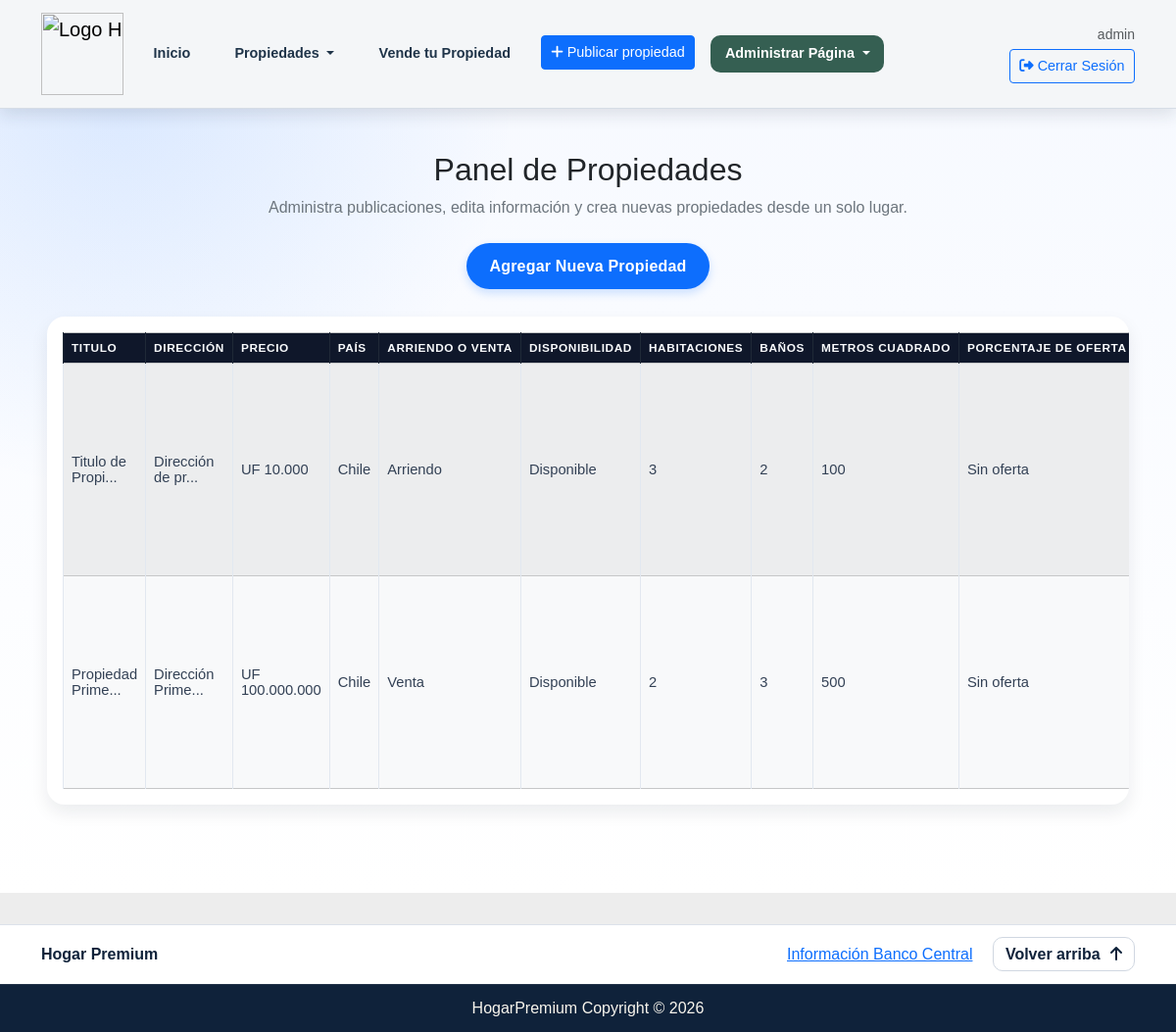
Page /propiedades/crear/0 (signed in) on the earlier database version.
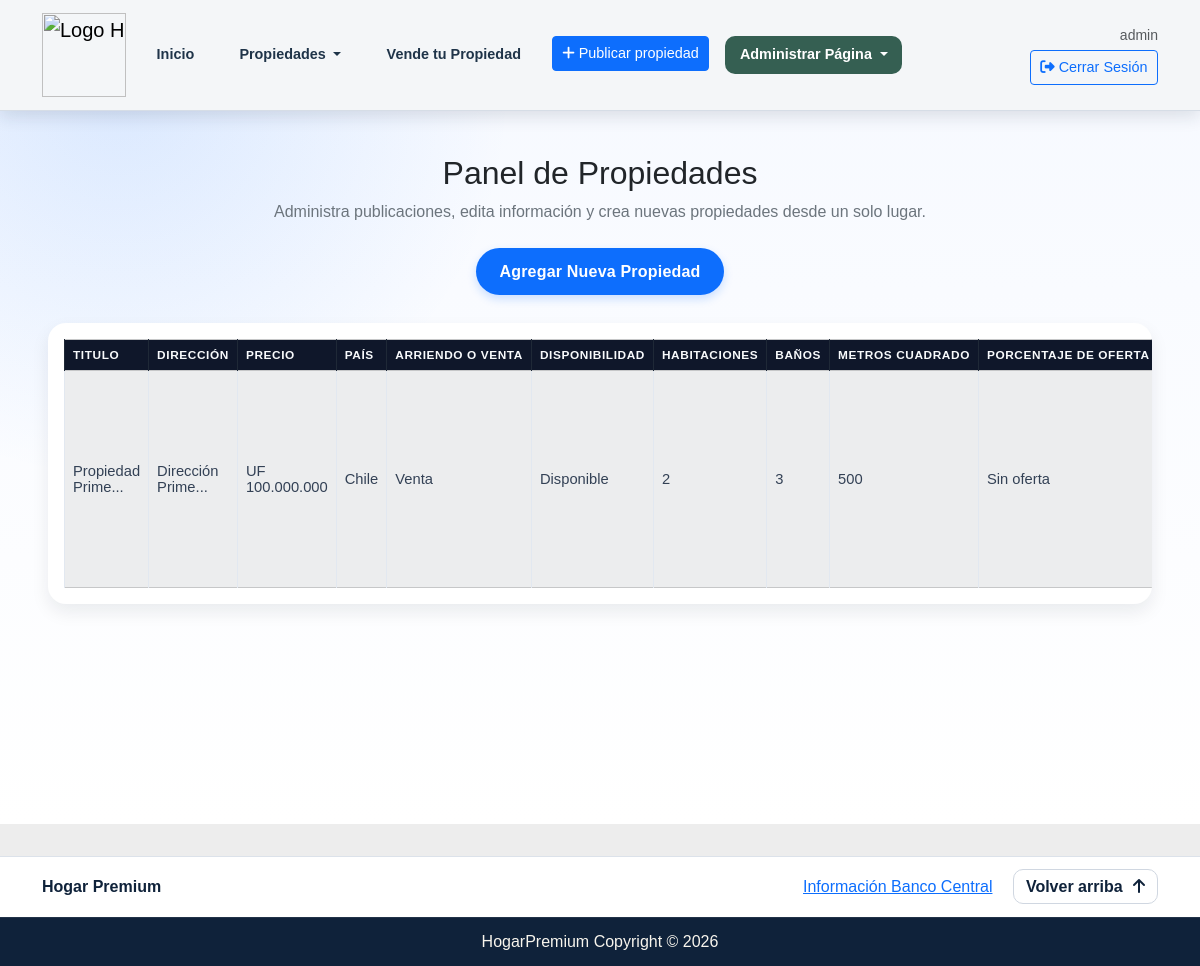
Same page on the later database version.
### inmobiliaria_app/models.py (models this page shows, shortened)
class Propiedad(models.Model):
    TIPO_PROPIEDAD_OPCIONES = [
        ('ar', 'Arriendo'),
        ('ve', 'Venta'),
    ]
    DISPONIBLE_OPCIONES = [
        ('si', 'Disponible'),
        ('no', 'No Disponible'),
    ]
    JARDIN_OPCIONES = [
        ('si', 'Si tiene Jardín'),
        ('no', 'No tiene Jardín'),
    ]
    PATIO_OPCIONES = [
        ('si', 'Si tiene Patio'),
        ('no', 'No tiene Patio'),
    ]
    GARAGE_OPCIONES = [
        ('si', 'Si tiene Garage'),
        ('no', 'No tiene Garage'),
    ]
    SOTANO_OPCIONES = [
        ('si', 'Si tiene Sótano'),
        ('no', 'No tiene Sótano'),
    ]
    idPropiedad                 = models.AutoField(primary_key=True, verbose_name='ID')
    tituloPropiedad             = models.CharField(max_length=100, verbose_name='Titulo de Propiedad')
    direccionPropiedad          = models.CharField(max_length=100, verbose_name='Dirección de Propiedad')
    descripcionPropiedad        = models.CharField(max_length=1500, verbose_name='Descripción de Propiedad')
    caracteristicasPropiedad    = models.CharField(max_length=1500, verbose_name='Características de Propiedad', null=True)
    precioPropiedad             = models.IntegerField(validators=[MinValueValidator(1)], verbose_name='Precio de Propiedad') # PRECIO EN UF # PROBAR API https://api.cmfchile.cl/documentacion/UF.html
    paisPropiedad               = models.ForeignKey(Pais, on_delete=models.CASCADE, verbose_name='País de Propiedad')
    tipoPropiedad               = models.CharField(
        max_length=2,
        choices=TIPO_PROPIEDAD_OPCIONES,
        verbose_name='Arriendo o Venta'
    )
    disponibilidadPropiedad     = models.CharField(
        max_length=2,
        choices=DISPONIBLE_OPCIONES,
        verbose_name='Disponibilidad'
    )
    habitacionesPropiedad       = models.IntegerField(validators=[MinValueValidator(0), MaxValueValidator(100)], verbose_name='Cantidad de Habitaciones')
    bannosPropiedad             = models.IntegerField(validators=[MinValueValidator(0), MaxValueValidator(100)], verbose_name='Cantidad de Baños')
    metroscubPropiedad          = models.IntegerField(validators=[MinValueValidator(1)], verbose_name='Metros Cuadrados de Propiedad')
    jardinPropiedad            = models.CharField(
        max_length=2,
        choices=JARDIN_OPCIONES,
        verbose_name='¿Tiene Jardín?'
    )
    patioPropiedad            = models.CharField(
        max_length=2,
        choices=PATIO_OPCIONES,
        verbose_name='¿Tiene Patio?'
    )
    garagePropiedad            = models.CharField(
        max_length=2,
        choices=GARAGE_OPCIONES,
        verbose_name='¿Tiene Garage?'
    )
    sotanoPropiedad            = models.CharField(
        max_length=2,
        choices=SOTANO_OPCIONES,
        verbose_name='¿Tiene Sótano?'
    )
    ofertaPropiedad             = models.IntegerField(validators=[MinValueValidator(0), MaxValueValidator(100)], verbose_name='% de Oferta')

class Pais(models.Model):
    TIPO_MONEDA_OPCIONES = {
        ('uf', 'UF'),
        ('eu', 'EURO'),
    }
    nombrePais      = models.CharField(max_length=50, unique=True, verbose_name='Nombre de País')
    iconoPais       = models.ImageField(upload_to='imagenes/', verbose_name='Icono de País')
    tipoMoneda      = models.CharField(max_length=2, choices=TIPO_MONEDA_OPCIONES, verbose_name='UF o EURO')
    codigoCelular   = models.CharField(max_length=4, verbose_name='Código de País')
    def __str__(self):
        return self.nombrePais

### inmobiliaria_app/views.py (the view)
# urls.py: path('propiedades/<accion>/<id>', views.admin_propiedades, name='admin_propiedades'),
@login_required
def admin_propiedades(request, accion, id):
    esAdmin = request.user.is_superuser
    todas_propiedades = Propiedad.objects.select_related('paisPropiedad').prefetch_related('images').order_by('-idPropiedad')
    paginator = Paginator(todas_propiedades, 12)
    page_number = request.GET.get('page', 1)
    page_obj = paginator.get_page(page_number)
    ImagenPropiedadFormSet = modelformset_factory(
        ImagenPropiedad,
        fields=('imagenPropiedad',),
        extra=1,  # Permite añadir un formulario en blanco para una nueva imagen
        can_delete=True  # Permite eliminar imágenes existentes
    )
    if request.method == 'POST':
        if accion == 'crear':
            propiedad_form = PropiedadForm(request.POST)
            imagen_form     =   ImagenPropiedadForm(request.POST, request.FILES)
            imagenes_form   =   ImagenesPropiedadForm(request.POST, request.FILES)
            if propiedad_form.is_valid():
                propiedad = propiedad_form.save()
                for f in request.FILES.getlist('imagenPropiedad'):
                    ImagenPropiedad.objects.create(idPropiedad=propiedad, imagenPropiedad=f)
                return redirect('admin_propiedades', accion='crear', id='0')
        elif accion == 'actualizar':
            propiedad_instance = get_object_or_404(Propiedad, idPropiedad=id)
            propiedad_form = PropiedadForm(request.POST, request.FILES, instance=propiedad_instance)
            imagen_form     =   ImagenPropiedadForm()
            imagenes_form   =   ImagenesPropiedadForm(request.POST, request.FILES)
            if propiedad_form.is_valid():
                propiedad = propiedad_form.save()
                return redirect('admin_propiedades', accion='crear', id='0')
        elif accion == 'eliminar':
            propiedad = get_object_or_404(Propiedad, idPropiedad=id)
            propiedad.delete()
            return redirect('admin_propiedades', accion='crear', id='0')
    else:
        propiedad_form = PropiedadForm()
        imagen_form = ImagenPropiedadForm()
        imagenes_form   =   ImagenesPropiedadForm()
    if request.method == 'GET':
        if accion == 'crear':
            propiedad_form = PropiedadForm()
            imagen_form = ImagenPropiedadForm()
            imagenes_form   =   ImagenesPropiedadForm()
        elif accion =='actualizar':
            propiedad_instance = get_object_or_404(Propiedad, idPropiedad=id)
            propiedad_form = PropiedadForm(instance=propiedad_instance)
            imagen_form = ImagenPropiedadForm()
            imagenes_form   =   ImagenesPropiedadForm()
    context = {
        'accion': accion.lower(),
        'es_admin': esAdmin,
        'propiedades_todas': page_obj,
        'page_obj': page_obj,
        'propiedad_form': propiedad_form,
        'imagenes_form_html' :imagenes_form,
        'imagen_form_html': imagen_form,
    }
    return render(request, 'inmobiliaria/admin_propiedades.html', context)

### inmobiliaria_app/templatetags/custom_filters.py (called while the page is built)
@register.filter
def acortar_titulo(value, max_lenght=60):
    if len(value) > max_lenght:
        return value[:max_lenght] + '...'
    return value

@register.filter
def formatear_dinero_uf(value):
    value = round(value)
    value = f'UF {value:,}'
    value = value.replace(',', '.')
    return value

### inmobiliaria_app/templates/inmobiliaria/admin_propiedades.html (shortened to what this page needs)
﻿{% extends 'inmobiliaria/base.html' %}
{% load static %}
{% load crispy_forms_tags %}
{% load custom_filters %}
{% block body %}
{% if es_admin %}
  <section class="admin-page">
  <div class="container admin-toolbar">
    <div class="d-flex flex-column align-items-center" id="contenedorBotonNuevaPropiedad">
      <h2 class="text-center mb-2">Panel de Propiedades</h2>
      <p class="text-secondary text-center mb-4">Administra publicaciones, edita información y crea nuevas propiedades desde un solo lugar.</p>
      <button class="btn btn-primary" id="btnNuevaPropiedad" type="button" data-bs-toggle="collapse" data-bs-target="#formNuevaPropiedad" aria-expanded="{% if accion == 'actualizar' %}true{% else %}false{% endif %}" aria-controls="formNuevaPropiedad">
        Agregar Nueva Propiedad
      </button>
    </div>
  </div>
  <div class="card p-3 mb-5 mx-5 table-responsive tabla-card">
    <table id="tabla-principal" class="table table-hover table-light table-striped table-bordered" >
        <thead class="">
            <tr>
                <th>Titulo </th>
                <th>Dirección </th>
                <th>Precio </th>
                <th>País </th>
                <th>Arriendo o Venta </th>
                <th>Disponibilidad </th>
                <th>Habitaciones </th>
                <th>Baños</th>
                <th>Metros Cuadrado</th>
                <th>Porcentaje de Oferta</th>
            </tr>
        </thead>
        <tbody style="word-wrap: break-word;" >
              {% for propiedad in propiedades_todas %}
            <tr>
              <td >{{propiedad.tituloPropiedad|acortar_titulo:15}}</td>
              <td>{{propiedad.direccionPropiedad|acortar_titulo:15}}</td>
              {% if propiedad.paisPropiedad.tipoMoneda == 'eu' %}
              <td>{{propiedad.precioPropiedad|formatear_dinero_euro}}</td>
              {% elif propiedad.paisPropiedad.tipoMoneda == 'uf' %}
              <td>{{propiedad.precioPropiedad|formatear_dinero_uf}}</td>
              {% endif %}
              <td>{{propiedad.paisPropiedad.nombrePais}}</td>
              <td>{{propiedad.get_tipoPropiedad_display}}</td>
              <td>{{propiedad.get_disponibilidadPropiedad_display}}</td>
              <td>{{propiedad.habitacionesPropiedad}}</td>
              <td>{{propiedad.bannosPropiedad}}</td>
              <td>{{propiedad.metroscubPropiedad}}</td>
              {% if propiedad.ofertaPropiedad > 0 %}
              <td>{{propiedad.ofertaPropiedad|formatear_descuento}}</td>
              {% else %}
              <td>Sin oferta</td>
              {% endif %}
            </tr>
            {%endfor%}
        </tbody>
    </table>
  </div>
  </section>
{% endif %}
{% endblock body %}

Differences in the rows shown:
removed Propiedad: tituloPropiedad|acortar_titulo "Titulo de Propi...", direccionPropiedad|acortar_titulo "Dirección de pr...", precioPropiedad "UF 10.000", paisPropiedad.nombrePais "Chile", tipoPropiedad "Arriendo", disponibilidadPropiedad "Disponible", habitacionesPropiedad "3", bannosPropiedad "2", metroscubPropiedad "100", ofertaPropiedad "Sin oferta"
